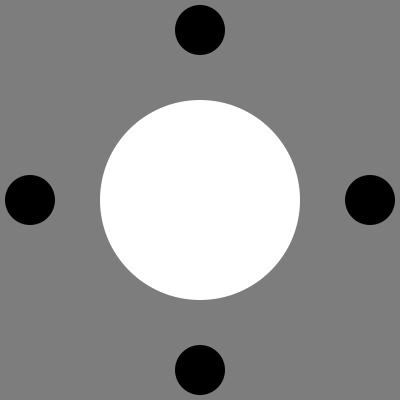
Frame 1 (no input)
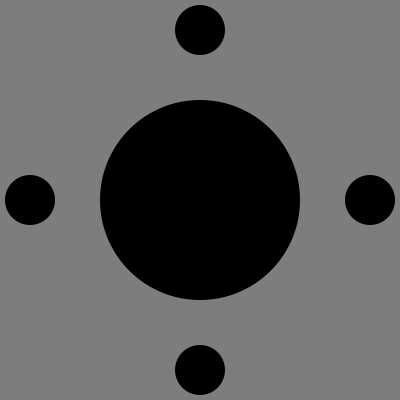
Frame 60 (the mouse pressed at the canvas centre just before this capture)
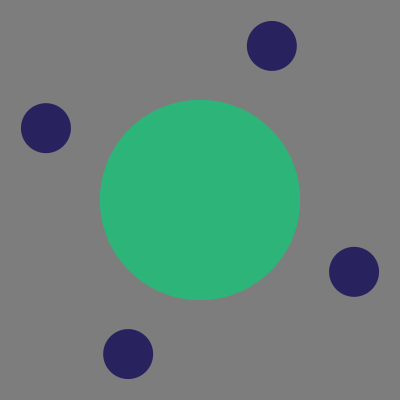
Frame 120 (the mouse held since frame 60 and released just before this capture)

The Processing sketch that drew these frames (run headless with seeded random() and noise(); from frame 60 on, the mouse is pressed at the canvas centre):

// Processing sketch: processing_90529
// ── processing_90529.pde

/*
  circular widget for webpage
  interact with the widget with the mouse
  text icons on widget link to parts of the webpage
  */
float rads = 170;
float angle = 0;
float col = 0;
float col2 = 0;
float col3 = 0;


void setup(){
  size(400,400);
  smooth();
  noStroke();
  
  frameRate(30);
  
}

void draw(){

  background(125);
  drawPlanet(width/2, height/2);
  drawMoons(width/2, height/2, angle);
 
   //if mouse enters the planet, moons rotate in circular motion
  if(mouseY < 100 && mouseY > 300 || mouseX > 100 && mouseX < 300){
    angle = angle + 5;
  } 
}

void drawPlanet(float x, float y){

  ellipseMode(CENTER);
  
  //planet changes color when mouse enters the field 
  if(mouseY < 100 && mouseY > 300 || mouseX > 100 && mouseX < 300 ){
    fill(col = (col + 5) % 255, col2 = (col2 + 3) % 255, col3 = (col3 + 2) % 255);
    ellipse(x, y, 200, 200);
   } 
  ellipse(x,y,200,200);
}

// the outter moons rotate when mouse enters the planets field 
void drawMoons(float x, float y, float angle){
 
  float moveX = 200 + cos(radians(angle))*(rads);
  float moveY = 200 + sin(radians(angle))*(rads);
  
  float moveX2 = 200 + cos(radians(angle + 90))*rads;
  float moveY2 = 200 + sin(radians(angle + 90))*rads;
  
  float moveX3 = 200 + cos(radians(angle + 180))*rads;
  float moveY3 = 200 + sin(radians(angle + 180))*rads;
  
  float moveX4 = 200 + cos(radians(angle + 270))*rads;
  float moveY4 = 200 + sin(radians(angle + 270))*rads;
  
  float cenX = width/2;
  float cenY = height/2; 
  
  ellipseMode(CENTER);
  
  fill(angle % 255, angle % 130, angle % 200);
  ellipse(moveX, moveY, 50, 50);
  ellipse(moveX2, moveY2, 50, 50);
  ellipse(moveX3, moveY3, 50, 50);  
  ellipse(moveX4, moveY4, 50, 50);
}
